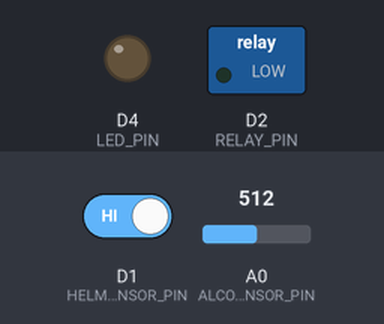
The sketch below on a simulated ESP8266 (NodeMCU). Shown: switched loads named in the sketch (green lamp = pin HIGH), output pins drawn as LEDs (lit = HIGH). The inputs (shaded band) are chosen by the test bench; at power-on: A0 (ALCOHOL_SENSOR_PIN) = 512, D1 (HELMET_SENSOR_PIN) HIGH. WiFi joins after 1.5 s; servers stay silent unless stated; uploads are accepted with an empty reply; what the sketch prints to the serial monitor is not drawn.

Above: at 4.0 s.
4.1 s: A0 (ALCOHOL_SENSOR_PIN) set to 390
6.5 s: D1 (HELMET_SENSOR_PIN) driven LOW
At 7.7 s:
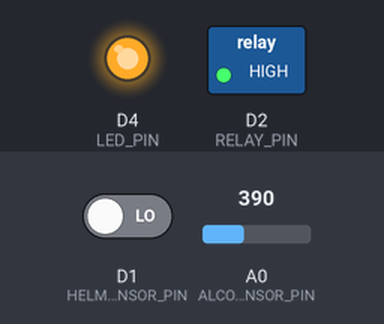
8.0 s: D1 (HELMET_SENSOR_PIN) driven HIGH
At 9.2 s:
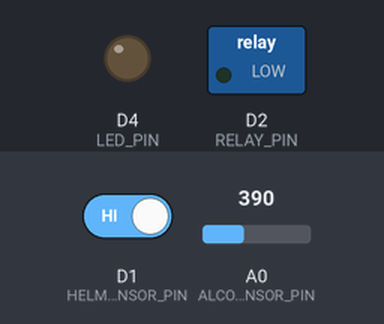
9.5 s: A0 (ALCOHOL_SENSOR_PIN) set to 410
Timing chart, 0 to 12.5 s (numbered marks = the images above; inputs shaded):
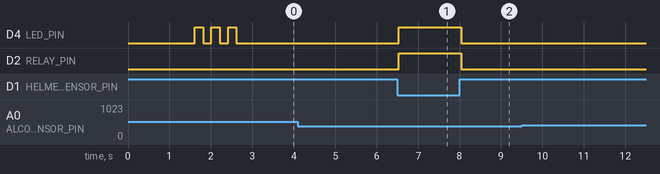

Measured:
- after the input at 4.1 s, every drawn part: stays the same
- after the input at 6.5 s, D4 (LED_PIN), D2 (RELAY_PIN): LOW → HIGH at once
- after the input at 8.0 s, D4 (LED_PIN), D2 (RELAY_PIN): HIGH → LOW at once
- after the input at 9.5 s, every drawn part: stays the same

The sketch:

ESP8266_SmartHelmet_Code.ino
```cpp
/*
 * Smart Helmet Safety System - ESP8266 Code
 *
 * This code sends helmet detection, alcohol detection, and battery status
 * to the Flask backend server via HTTP POST requests.
 *
 * Hardware Requirements:
 * - ESP8266 (NodeMCU or similar)
 * - IR Sensor (for helmet detection)
 * - MQ3 Alcohol Sensor
 * - Relay Module (for ignition control)
 * - Battery monitoring circuit
 */

#include <ESP8266WiFi.h>
#include <ESP8266HTTPClient.h>
#include <ArduinoJson.h>

// ==================== CONFIGURATION ====================
// WiFi Configuration
const char* ssid = "YOUR_WIFI_SSID";           // Change to your WiFi name
const char* password = "YOUR_WIFI_PASSWORD";   // Change to your WiFi password

// Flask Server Configuration
const char* serverIP = "192.168.1.100";        // Change to your computer's IP address
const int serverPort = 5001;                   // Flask server port
const char* bikeId = "BIKE123";                // Your bike ID (must match in frontend config.js)

// Sensor Pin Configuration
const int HELMET_SENSOR_PIN = D1;              // IR sensor for helmet detection
const int ALCOHOL_SENSOR_PIN = A0;             // MQ3 alcohol sensor (analog)
const int RELAY_PIN = D2;                      // Relay for ignition control
const int BATTERY_PIN = A0;                    // Battery voltage monitoring (if separate ADC)
const int LED_PIN = D4;                        // Status LED

// Sensor Thresholds
const int ALCOHOL_THRESHOLD = 400;             // Adjust based on your MQ3 sensor
const int HELMET_DETECTION_DELAY = 2000;       // 2 seconds to confirm helmet worn

// Update Interval
const unsigned long UPDATE_INTERVAL = 3000;    // Send status every 3 seconds

// ==================== GLOBAL VARIABLES ====================
WiFiClient wifiClient;
HTTPClient http;

bool helmetWorn = false;
bool alcoholDetected = false;
bool ignitionAllowed = false;
int batteryLevel = 100;
unsigned long lastUpdate = 0;

// ==================== SETUP ====================
void setup() {
  Serial.begin(115200);
  delay(100);

  Serial.println("\n\n=================================");
  Serial.println("Smart Helmet Safety System");
  Serial.println("ESP8266 - Flask Backend");
  Serial.println("=================================\n");

  // Initialize pins
  pinMode(HELMET_SENSOR_PIN, INPUT);
  pinMode(RELAY_PIN, OUTPUT);
  pinMode(LED_PIN, OUTPUT);

  // Initially block ignition
  digitalWrite(RELAY_PIN, LOW);
  digitalWrite(LED_PIN, LOW);

  // Connect to WiFi
  connectWiFi();

  Serial.println("\nSystem Ready!");
  Serial.println("Monitoring helmet and alcohol status...\n");
}

// ==================== MAIN LOOP ====================
void loop() {
  // Check WiFi connection
  if (WiFi.status() != WL_CONNECTED) {
    Serial.println("WiFi disconnected! Reconnecting...");
    connectWiFi();
  }

  // Read sensors
  readSensors();

  // Control ignition based on conditions
  controlIgnition();

  // Send status to server periodically
  if (millis() - lastUpdate >= UPDATE_INTERVAL) {
    sendStatusToServer();
    lastUpdate = millis();
  }

  delay(100);
}

// ==================== WIFI CONNECTION ====================
void connectWiFi() {
  Serial.print("Connecting to WiFi: ");
  Serial.println(ssid);

  WiFi.begin(ssid, password);

  int attempts = 0;
  while (WiFi.status() != WL_CONNECTED && attempts < 30) {
    delay(500);
    Serial.print(".");
    attempts++;
  }

  if (WiFi.status() == WL_CONNECTED) {
    Serial.println("\n✓ WiFi Connected!");
    Serial.print("IP Address: ");
    Serial.println(WiFi.localIP());
    Serial.print("Flask Server: http://");
    Serial.print(serverIP);
    Serial.print(":");
    Serial.println(serverPort);

    // Blink LED to indicate connection
    for (int i = 0; i < 3; i++) {
      digitalWrite(LED_PIN, HIGH);
      delay(200);
      digitalWrite(LED_PIN, LOW);
      delay(200);
    }
  } else {
    Serial.println("\n✗ WiFi Connection Failed!");
    Serial.println("Please check your WiFi credentials and try again.");
  }
}

// ==================== READ SENSORS ====================
void readSensors() {
  // Read Helmet Sensor (IR Sensor)
  // Assuming LOW = helmet detected, HIGH = no helmet
  int helmetSensorValue = digitalRead(HELMET_SENSOR_PIN);
  helmetWorn = (helmetSensorValue == LOW);

  // Read Alcohol Sensor (MQ3)
  int alcoholSensorValue = analogRead(ALCOHOL_SENSOR_PIN);
  alcoholDetected = (alcoholSensorValue > ALCOHOL_THRESHOLD);

  // Read Battery Level (simplified - adjust based on your circuit)
  // This is a placeholder - implement actual battery monitoring
  batteryLevel = map(analogRead(BATTERY_PIN), 0, 1023, 0, 100);
  batteryLevel = constrain(batteryLevel, 0, 100);

  // Debug output
  static unsigned long lastDebug = 0;
  if (millis() - lastDebug > 5000) {  // Print every 5 seconds
    Serial.println("\n--- Sensor Status ---");
    Serial.print("Helmet: ");
    Serial.println(helmetWorn ? "✓ WORN" : "✗ NOT WORN");
    Serial.print("Alcohol: ");
    Serial.println(alcoholDetected ? "✗ DETECTED" : "✓ CLEAR");
    Serial.print("Battery: ");
    Serial.print(batteryLevel);
    Serial.println("%");
    Serial.println("--------------------\n");
    lastDebug = millis();
  }
}

// ==================== CONTROL IGNITION ====================
void controlIgnition() {
  // Ignition allowed only if helmet is worn AND no alcohol detected
  ignitionAllowed = helmetWorn && !alcoholDetected;

  if (ignitionAllowed) {
    digitalWrite(RELAY_PIN, HIGH);  // Allow ignition
    digitalWrite(LED_PIN, HIGH);    // Turn on LED
  } else {
    digitalWrite(RELAY_PIN, LOW);   // Block ignition
    digitalWrite(LED_PIN, LOW);     // Turn off LED
  }
}

// ==================== SEND STATUS TO SERVER ====================
void sendStatusToServer() {
  if (WiFi.status() != WL_CONNECTED) {
    Serial.println("Cannot send data - WiFi not connected");
    return;
  }

  // Create JSON payload
  StaticJsonDocument<256> doc;
  doc["bikeId"] = bikeId;
  doc["helmetWorn"] = helmetWorn;
  doc["alcoholDetected"] = alcoholDetected;
  doc["battery"] = batteryLevel;
  doc["ignitionStatus"] = ignitionAllowed ? "on" : "blocked";

  String jsonString;
  serializeJson(doc, jsonString);

  // Prepare HTTP POST request
  String url = "http://" + String(serverIP) + ":" + String(serverPort) + "/api/hardware/status";

  http.begin(wifiClient, url);
  http.addHeader("Content-Type", "application/json");

  // Send POST request
  int httpCode = http.POST(jsonString);

  // Handle response
  if (httpCode > 0) {
    if (httpCode == HTTP_CODE_OK) {
      String response = http.getString();
      Serial.println("✓ Status sent successfully");
      Serial.println("Response: " + response);

      // Parse response to check ignition permission
      StaticJsonDocument<128> responseDoc;
      DeserializationError error = deserializeJson(responseDoc, response);

      if (!error) {
        bool serverIgnitionAllowed = responseDoc["ignitionAllowed"];
        if (serverIgnitionAllowed != ignitionAllowed) {
          Serial.println("⚠ Server override: Ignition " + String(serverIgnitionAllowed ? "ALLOWED" : "BLOCKED"));
          ignitionAllowed = serverIgnitionAllowed;
          controlIgnition();
        }
      }
    } else {
      Serial.print("✗ HTTP Error: ");
      Serial.println(httpCode);
    }
  } else {
    Serial.print("✗ Connection failed: ");
    Serial.println(http.errorToString(httpCode));
  }

  http.end();
}

// ==================== HELPER FUNCTIONS ====================

// Function to test sensors manually
void testSensors() {
  Serial.println("\n=== SENSOR TEST MODE ===");
  Serial.println("Reading sensors for 10 seconds...\n");

  for (int i = 0; i < 10; i++) {
    int helmet = digitalRead(HELMET_SENSOR_PIN);
    int alcohol = analogRead(ALCOHOL_SENSOR_PIN);

    Serial.print("Helmet Sensor: ");
    Serial.print(helmet);
    Serial.print(" | Alcohol Sensor: ");
    Serial.println(alcohol);

    delay(1000);
  }

  Serial.println("\n=== TEST COMPLETE ===\n");
}
```
